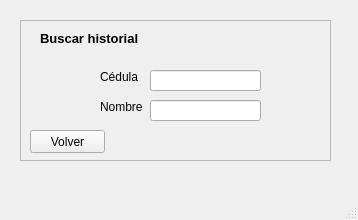
<?xml version="1.0" encoding="UTF-8"?>
<ui version="4.0">
 <class>Crear_usuario</class>
 <widget class="QMainWindow" name="Crear_usuario">
  <property name="geometry">
   <rect>
    <x>0</x>
    <y>0</y>
    <width>358</width>
    <height>220</height>
   </rect>
  </property>
  <property name="windowTitle">
   <string>MainWindow</string>
  </property>
  <widget class="QWidget" name="centralwidget">
   <widget class="QWidget" name="verticalLayoutWidget">
    <property name="geometry">
     <rect>
      <x>20</x>
      <y>20</y>
      <width>311</width>
      <height>141</height>
     </rect>
    </property>
    <layout class="QVBoxLayout" name="verticalLayout_buscar_historial">
     <item>
      <widget class="QFrame" name="frame_buscar_historial">
       <property name="frameShape">
        <enum>QFrame::StyledPanel</enum>
       </property>
       <property name="frameShadow">
        <enum>QFrame::Raised</enum>
       </property>
       <widget class="QLineEdit" name="buscar_historial_lineEdit_cedula">
        <property name="geometry">
         <rect>
          <x>130</x>
          <y>50</y>
          <width>111</width>
          <height>21</height>
         </rect>
        </property>
       </widget>
       <widget class="QLabel" name="buscar_historial_label_cedula">
        <property name="geometry">
         <rect>
          <x>80</x>
          <y>50</y>
          <width>47</width>
          <height>13</height>
         </rect>
        </property>
        <property name="text">
         <string>Cédula</string>
        </property>
       </widget>
       <widget class="QLabel" name="buscar_historial_label_nombre">
        <property name="geometry">
         <rect>
          <x>80</x>
          <y>80</y>
          <width>47</width>
          <height>13</height>
         </rect>
        </property>
        <property name="text">
         <string>Nombre</string>
        </property>
       </widget>
       <widget class="QLineEdit" name="buscar_historial_lineEdit_nombre">
        <property name="geometry">
         <rect>
          <x>130</x>
          <y>80</y>
          <width>111</width>
          <height>21</height>
         </rect>
        </property>
       </widget>
       <widget class="QLabel" name="buscar_historial_label_titulo">
        <property name="geometry">
         <rect>
          <x>20</x>
          <y>10</y>
          <width>121</width>
          <height>16</height>
         </rect>
        </property>
        <property name="font">
         <font>
          <pointsize>10</pointsize>
          <weight>75</weight>
          <bold>true</bold>
         </font>
        </property>
        <property name="text">
         <string>Buscar historial</string>
        </property>
       </widget>
       <widget class="QPushButton" name="buscar_historial_pushButton_volver">
        <property name="geometry">
         <rect>
          <x>10</x>
          <y>110</y>
          <width>75</width>
          <height>23</height>
         </rect>
        </property>
        <property name="text">
         <string>Volver</string>
        </property>
       </widget>
      </widget>
     </item>
    </layout>
   </widget>
  </widget>
  <widget class="QMenuBar" name="menubar">
   <property name="geometry">
    <rect>
     <x>0</x>
     <y>0</y>
     <width>358</width>
     <height>21</height>
    </rect>
   </property>
  </widget>
  <widget class="QStatusBar" name="statusbar"/>
 </widget>
 <resources/>
 <connections/>
</ui>
